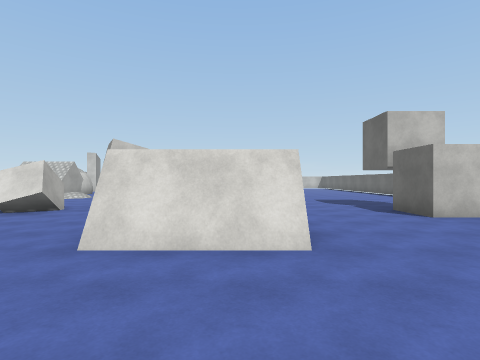
[1] (above)

24 first-person views from a walk through a Unity game level. The camera is 1.5 m above the floor, looks level and sees 80° across. The floor is counted in squares, 2 m on a side. Each view is taken from the middle of a square. On the plan, view 1 faces up. The plan holds only what a view shows up to about 10 squares ahead; the rest is blank. The player character is not drawn. Surface patterns are stand-ins for the level's own textures.

[2]
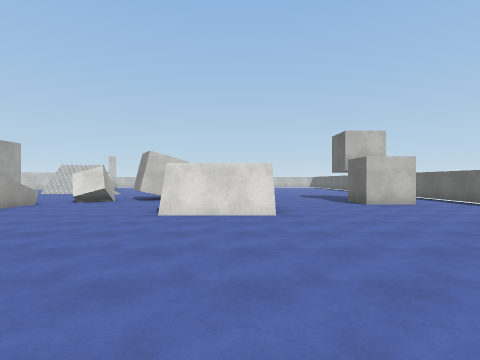

[3]
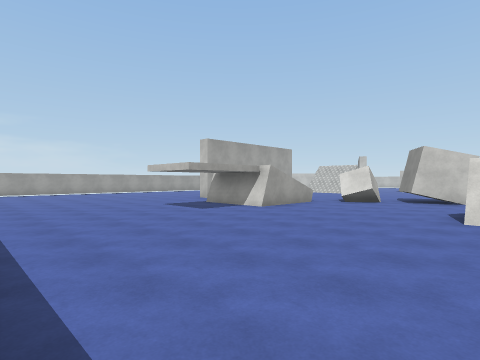

[4]
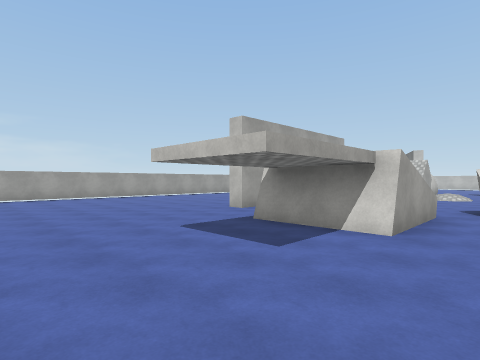

[5]
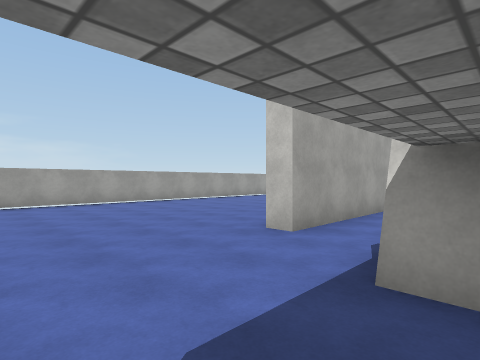

[6]
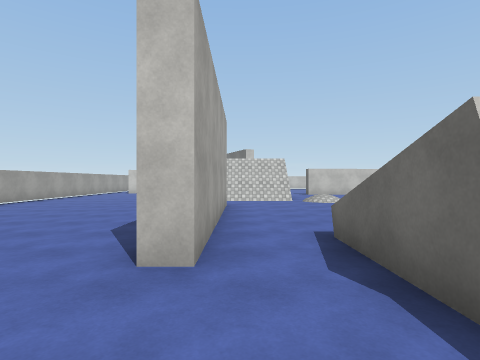

[7]
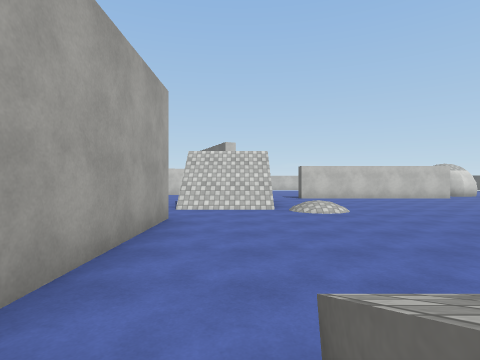

[8]
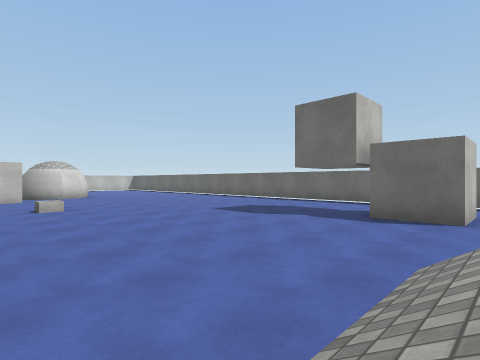

[9]
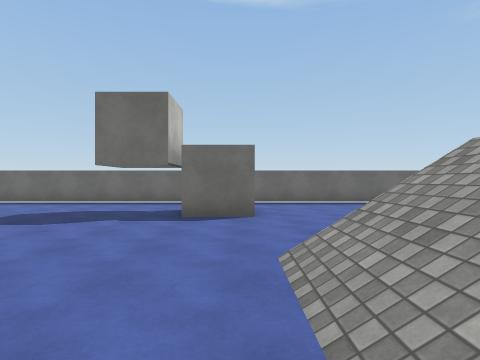

[10]
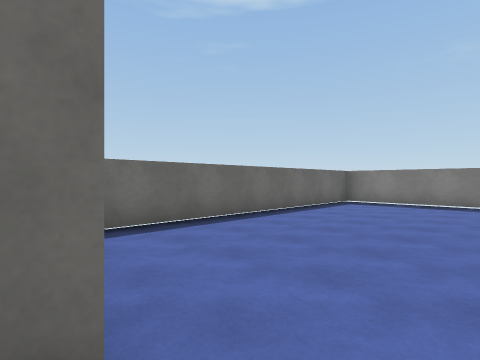

[11]
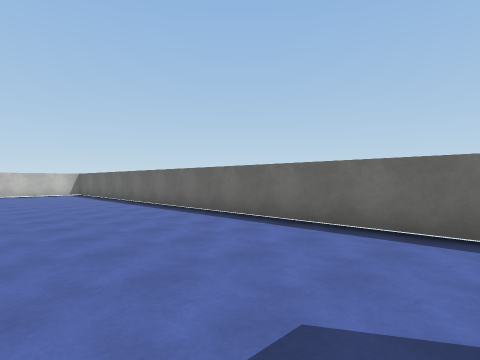

[12]
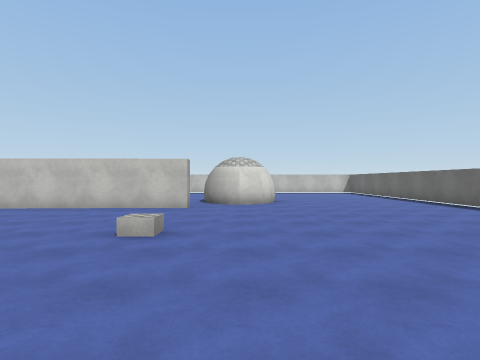

[13]
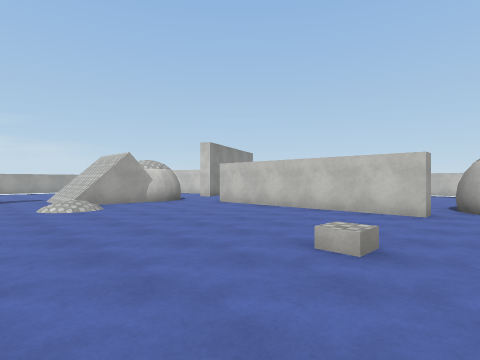

[14]
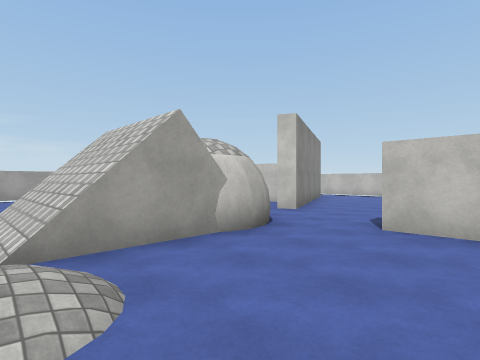

[15]
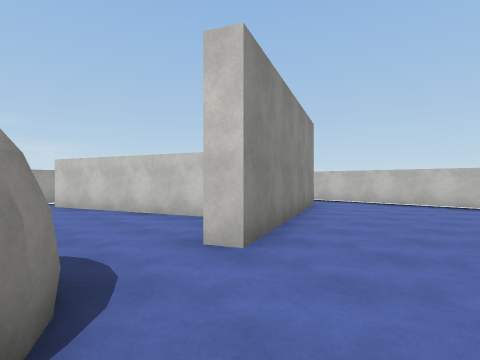

[16]
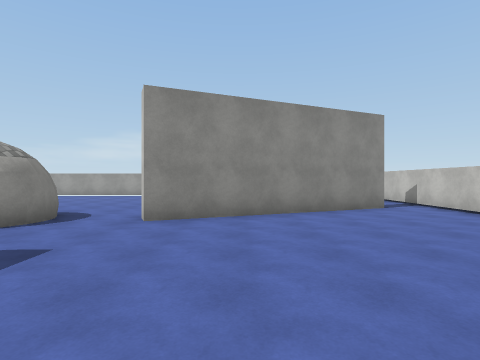

[17]
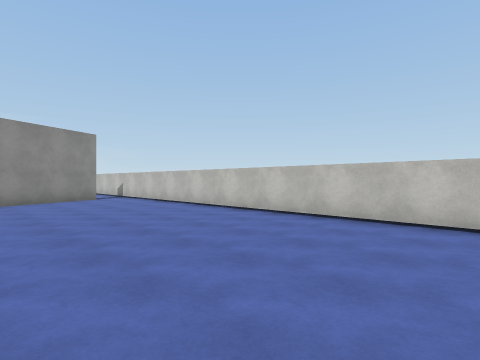

[18]
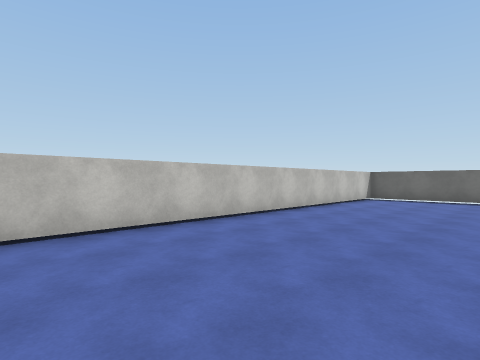

[19]
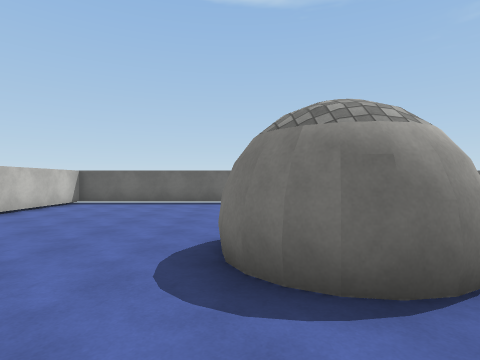

[20]
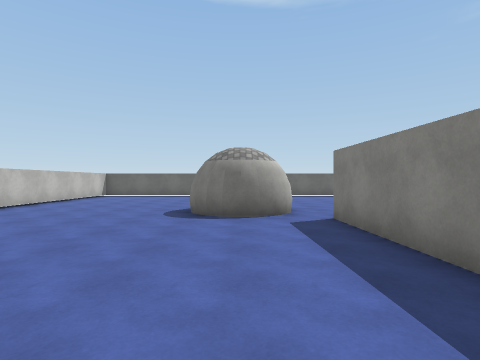

[21]
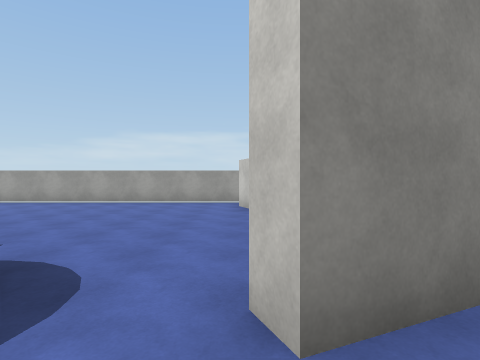

[22]
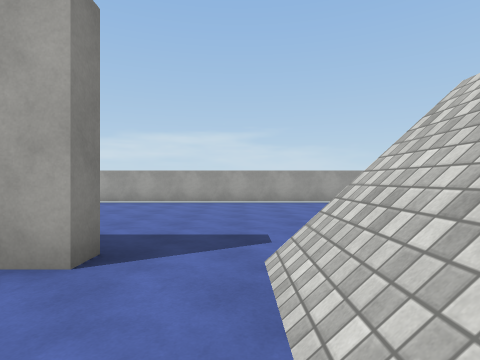

[23]
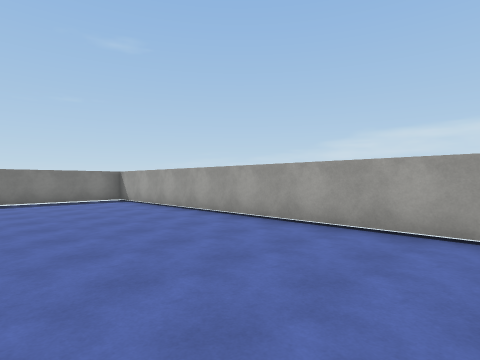

[24]
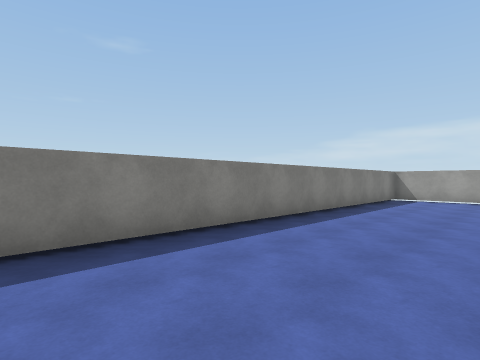

### Floor plan
Points are (right, up) in squares from view 1. A wall is a line through its corners. A room is listed if a view was taken in it or the views show most of it. See-through windows are left out.
Room 1 (views 1, 2, 3, 4, 5, 6, 7, 8, 9, 10, 11, 12, 13, 14, 15, 16, 17, 18, 19, 20, 21, 22, 23, 24)
walls: (-2.2, 7.9) (-3.5, 7.2) (-4, 8.2); (-6.3, 5.9) (-6.3, 3.3) (-8.8, 3.3) (-8.8, 6); (-8.1, 14.9) (-8.1, 12.9); (-8, 15.6) (-8, 15.2) (-8, 14.8); (-11, 10.6) (-10.4, 10.6) (-10.4, 4.5) (-11, 4.5); (-3.8, 17.1) (-0.4, 17.2) (-0.4, 16.7) (-6.6, 16.5); (0.5, 3.3) (-1.8, 3.3); (-9, 16.5) (-8.3, 16.1) (-7.9, 15.4); (-9.4, 16.5) (-8.9, 16.4); (-10, 16.2) (-9.6, 16.4) (-9.2, 16.5); (0.4, 17.8) (0, 18.3); (0.1, 18.1) (-0.2, 18.6); (-0.1, 18.4) (-0.3, 19.4) (0.4, 20.1); (-0.3, 18.8) (-0.2, 19.5); (1.6, 17.8) (1, 17.7); (-0.3, 19.2) (0.1, 19.9); (1.9, 18.1) (1.2, 17.7); (5.4, 5.7) (3.8, 5.7) (3.8, 7.2); (2.2, 18.6) (2, 18.3) (1.4, 17.7) (0.7, 17.8) (0.3, 18); (0.3, 20) (0.6, 20.1) (1.1, 20.2); (-11, 19.9) (-16.3, 18); (3.8, -3.4) (7.3, -3.4) (7.3, 25.2) (-10.5, 25.2); (-17.3, 18.2) (-17.3, -3); (-11.7, 23.9) (-9.2, 18.3) (-9.8, 18); (-16.9, -3.4) (-6.2, -3.4)
low walls: (0.5, 3.1) (-1.5, 3.1)
ways out: opening at (-17, 18.5); opening at (-11.5, 24.5)
objects: cube (-5, 7)

Where each view was taken, in squares from view 1:
view 1: 0 up, 0 right, facing up
view 2: 3 down, 0 right, facing up
view 3: 3 down, 1 left, facing up-left
view 4: 1 down, 5 left, facing up-left
view 5: 1 up, 8 left, facing up-left
view 6: 2 up, 10 left, facing up
view 7: 5 up, 9 left, facing up
view 8: 5 up, 2 left, facing up-right
view 9: 6 up, 2 left, facing right
view 10: 6 up, 3 right, facing down-right
view 11: 10 up, 3 right, facing up-right
view 12: 9 up, 1 right, facing up
view 13: 10 up, 1 right, facing up-left
view 14: 12 up, 5 left, facing up-left
view 15: 16 up, 7 left, facing up-left
view 16: 20 up, 4 left, facing left
view 17: 20 up, 0 right, facing up-left
view 18: 21 up, 4 left, facing up-right
view 19: 20 up, 2 left, facing right
view 20: 19 up, 6 left, facing right
view 21: 18 up, 8 left, facing left
view 22: 12 up, 8 left, facing left
view 23: 7 up, 13 left, facing down-left
view 24: 0 up, 6 left, facing down-left
